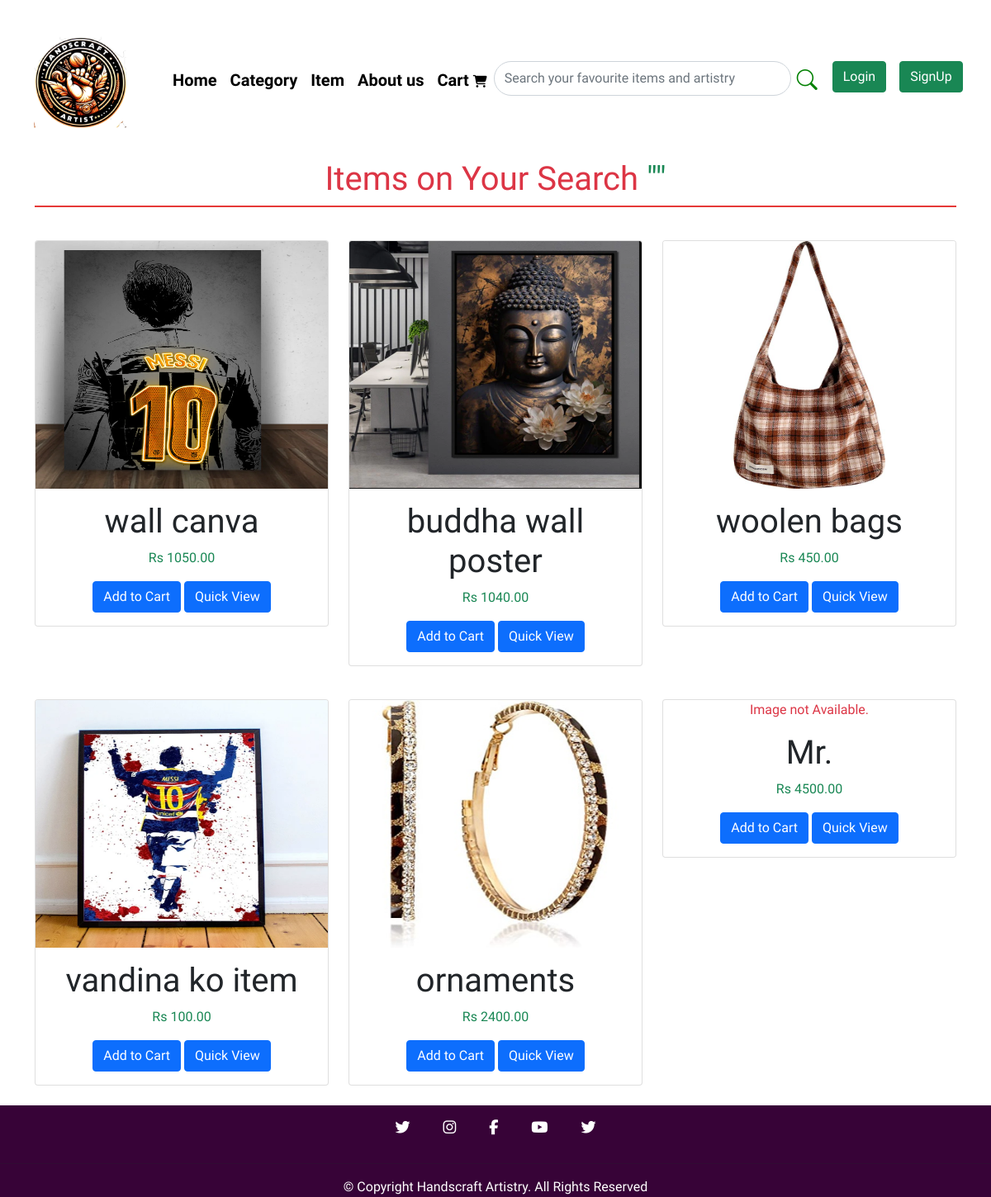
Page /item-search.php on the committed database.
### tables this page shows
CREATE TABLE `tbl_item` (
  `itemId` int(10) UNSIGNED NOT NULL,
  `title` varchar(100) NOT NULL,
  `description` longtext NOT NULL,
  `sub_description` longtext NOT NULL,
  `price` decimal(10,2) NOT NULL,
  `image_name` varchar(255) NOT NULL,
  `category_id` int(10) UNSIGNED NOT NULL,
  `featured` varchar(10) NOT NULL,
  `active` varchar(10) NOT NULL
);

### item-search.php (the view, shortened to what this page needs)
<?php
include("partials-frontend/nav.php");
?>
<div class="container text-center text-danger">
<?php
$search = mysqli_real_escape_string($conn, $_POST['search']);
?>
<h1>Items on Your Search <span class="text-success font-weight-bold font-italic" style="font-size:40 px;">"<?php echo $search; ?>"</span></h1>
</div>
<div class="container">
  <div class="line" style="width: 100%; height: 2px; background-color: #e53937;"></div>
</div>
<br>
<div class="container">
    <div class="row ">
        <?php
        $sql = "SELECT * FROM tbl_item WHERE title LIKE '%$search%' OR description LIKE '%$search%'";
        $res = mysqli_query($conn, $sql);
        if ($res && mysqli_num_rows($res) > 0) {
            while ($row = mysqli_fetch_assoc($res)) {
                $id = $row['itemId'];
                $title = $row['title'];
                $price = $row['price'];
                $image_name = $row['image_name'];
                ?>
                <div class="col-md-4 mt-3">
                    <div class="card mb-4">
                        <?php
                        if ($image_name == "") {
                            echo "<div class='error text-danger text-center'>Image not Available.</div>";
                        } else {
                        ?>
                            <img src="<?php echo SITEURL; ?>images/Item/<?php echo $image_name; ?>" class="card-img-top" alt="Handscraft Image" style="height: 300px";>
                        <?php
                        }
                        ?>
                        <div class="card-body text-center">
                            <h1 class="card-title"><?php echo $title;?></h1>
                            <p class="card-text text-success">Rs <?php echo $price;?></p>
                            <?php
                    if($loggedin){
                        $quaSql = "SELECT `itemQuantity` FROM `viewcart` WHERE itemId = '$id' AND `userId`='$userId'";
                        $quaresult = mysqli_query($conn, $quaSql);
                        $quaExistRows = mysqli_num_rows($quaresult);
                        if($quaExistRows == 0) {
                            echo '<form action="_manageCart.php" method="POST">
                                  <input type="hidden" name="itemId" value="'.$id. '">
                                  <button type="submit" name="addToCart" class="btn btn-primary mx-7 my-3">Add to Cart</button>';
                        } else {
                            echo '<a href="order.php"><button class="btn btn-success mx-7" >Go to Cart</button></a>';
                        }
                    echo '</form>';
                    }
                    else{
                        echo '<a href="userlogin.php"><button class="btn btn-primary mx-7" >Add to Cart</button></a>';
                    }
                    ?>
                    <a href="viewitem.php?item_id=<?php echo $id;?>" class="btn btn-primary ">Quick View</a>
                        </div>
                    </div>
                </div>
                <?php
            }
        } else {
            echo "<div class='col-md-12'><div class='error text-danger'>Item not found.</div></div>";?>
            <script>
                alert("Item not found")
            </script>
            <?php
        }
        ?>
    </div>
</div>
<?php include("partials-frontend/footer.php"); ?>

### css/style.css (style rules this page uses)
* { margin: 0; padding: 0; text-decoration: none; list-style: none; scroll-behavior: smooth; font-family: 'Josefin Sans', sans-serif; }
a { text-decoration: none; }

### rows in the picture
tbl_item: image_name (picture), title "wall canva", price "1050.00"
tbl_item: image_name (picture), title "buddha wall poster", price "1040.00"
tbl_item: image_name (picture), title "woolen bags", price "450.00"
tbl_item: image_name (picture), title "vandina ko item", price "100.00"
tbl_item: image_name (picture), title "ornaments", price "2400.00"
tbl_item: image_name "Image not Available.", title "Mr.", price "4500.00"
